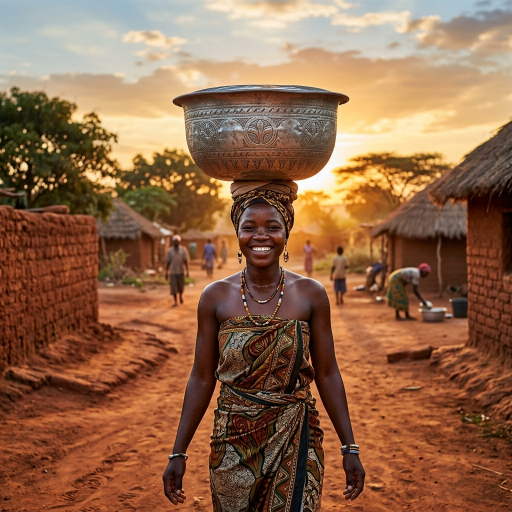
#> input picture src/assets/about_bottom.jpg, 1024 x 1024 px, given in place of sally_story.jpg, which was not available (shown at 1/2 size)
$ python optimize-images.py
#> lines starting #> are read from the running program, lines starting #| are printed output that depends on the picture
#!/usr/bin/env python3
"""Generate display-size WebP variants for card-grid images.

Card images are displayed at ~320-380px wide (2x retina ≈ 640-760px), but the
sources are 1024x1024 JPEGs. This script produces 640x640 WebP copies that are
~3x smaller than the optimized JPEGs, saved as <name>.card.webp in src/assets/.

Only regenerate when sources change. Requires Python + Pillow.
"""
from PIL import Image
import os

SOURCES = [
    "sally_story",
    "monthly_giving",
    "hero_students",
    "ugirls_graduation",
    "clean_energy",
    "clean_water",
]
CARD_SIZE = 640
FULL_SIZE = 1024
CARD_QUALITY = 72
FULL_QUALITY = 72
ASSET_DIR = os.path.join(os.path.dirname(__file__), "..", "src", "assets")

for name in SOURCES:
    src = os.path.join(ASSET_DIR, f"{name}.jpg")
    im = Image.open(src).convert("RGB")
#> im is the input picture: PIL image 1024x1024 RGB; mean R, G, B 145, 103.3, 74.2

    # 640px WebP for card grids / story cards (displayed at ~320-460px).
    card_dst = os.path.join(ASSET_DIR, f"{name}.card.webp")
    card = im if im.size[0] <= CARD_SIZE else im.resize((CARD_SIZE, CARD_SIZE), Image.LANCZOS)
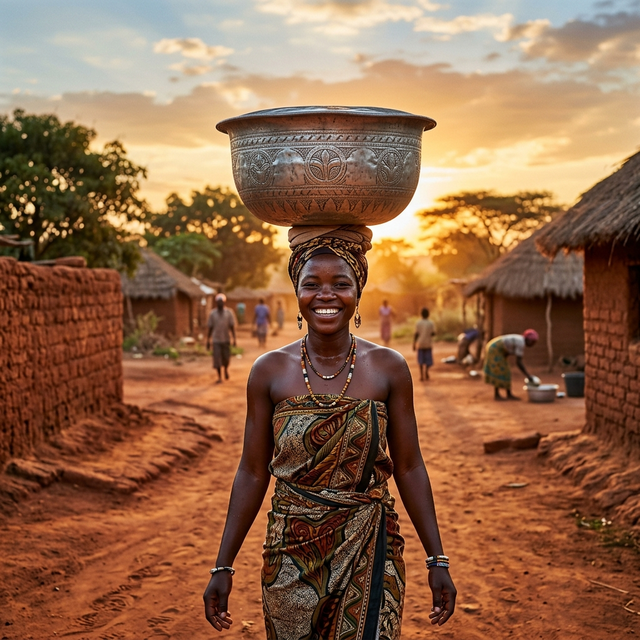
#> card: PIL image 640x640 RGB; mean R, G, B 145, 103.3, 74.2
    card.save(card_dst, "WEBP", quality=CARD_QUALITY, method=6)
    print(f"{name:20s} card {os.path.getsize(card_dst) / 1024:7.1f} KB")

    # Full-size WebP for heroes / full-bleed backgrounds.
    full_dst = os.path.join(ASSET_DIR, f"{name}.full.webp")
    im.save(full_dst, "WEBP", quality=FULL_QUALITY, method=6)
    print(f"{name:20s} full {os.path.getsize(full_dst) / 1024:7.1f} KB")
#> pass 2 of the loop `for name in SOURCES:`:
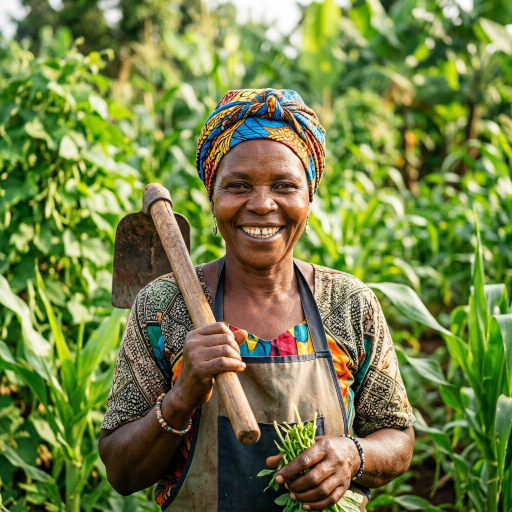
#> input picture src/assets/about_hero.jpg, 1024 x 1024 px, given in place of monthly_giving.jpg, which was not available (shown at 1/2 size)
#> im is the input picture: PIL image 1024x1024 RGB; mean R, G, B 116.2, 129, 69.2
#> `card = im if im.size[0] <= CARD_SIZE else im.resize((CARD_SIZE, CARD_S..`:
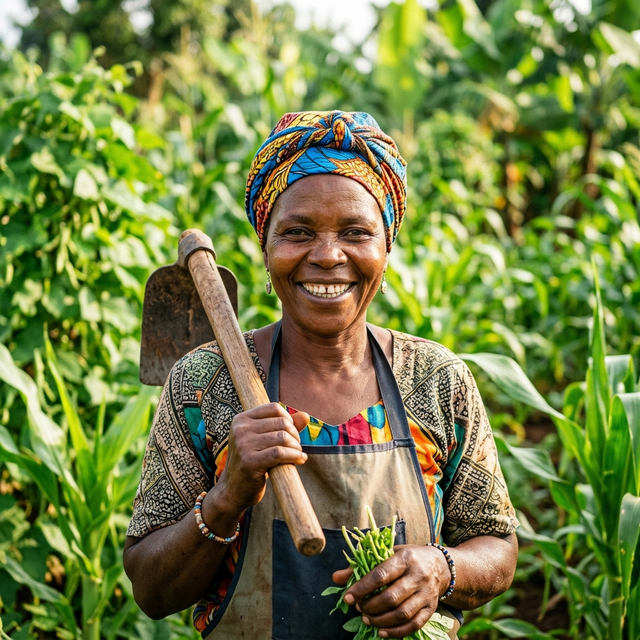
#> card: PIL image 640x640 RGB; mean R, G, B 116.2, 129, 69.2
#> (the run stopped early here; a loop or call above may not have finished)
